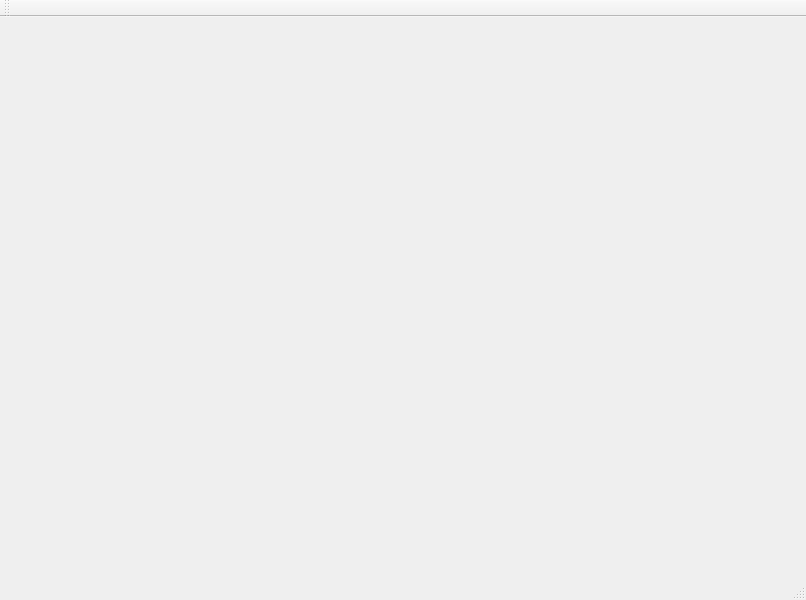
<?xml version="1.0" encoding="UTF-8"?>
<ui version="4.0">
 <class>MainWindow</class>
 <widget class="QMainWindow" name="MainWindow">
  <property name="geometry">
   <rect>
    <x>0</x>
    <y>0</y>
    <width>806</width>
    <height>600</height>
   </rect>
  </property>
  <property name="windowTitle">
   <string>MainWindow</string>
  </property>
  <widget class="QWidget" name="centralwidget">
   <widget class="QStackedWidget" name="stackedWidget">
    <property name="geometry">
     <rect>
      <x>9</x>
      <y>-1</y>
      <width>791</width>
      <height>541</height>
     </rect>
    </property>
    <property name="currentIndex">
     <number>0</number>
    </property>
    <widget class="QWidget" name="page"/>
    <widget class="QWidget" name="page_3"/>
    <widget class="QWidget" name="page_2"/>
   </widget>
  </widget>
  <widget class="QMenuBar" name="menubar">
   <property name="geometry">
    <rect>
     <x>0</x>
     <y>0</y>
     <width>806</width>
     <height>22</height>
    </rect>
   </property>
  </widget>
  <widget class="QToolBar" name="toolBar">
   <property name="windowTitle">
    <string>toolBar</string>
   </property>
   <attribute name="toolBarArea">
    <enum>TopToolBarArea</enum>
   </attribute>
   <attribute name="toolBarBreak">
    <bool>false</bool>
   </attribute>
  </widget>
  <widget class="QStatusBar" name="statusBar"/>
 </widget>
 <resources/>
 <connections/>
</ui>
